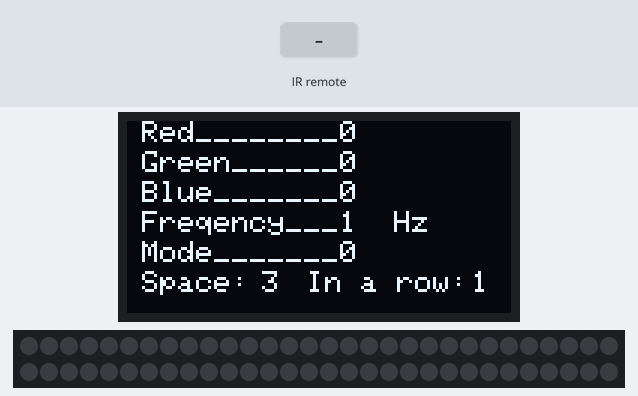
A sketch run on a simulated ESP32. On the bench: 128×64 one-colour display, 60 RGB LEDs in strip order, left to right, continuing on the next row. The inputs (shaded band) are chosen by the test bench. What the sketch prints to the serial monitor is not drawn.

Above: at 5.2 s.
5.3 s: infrared code 0x15 received
At 7.3 s:
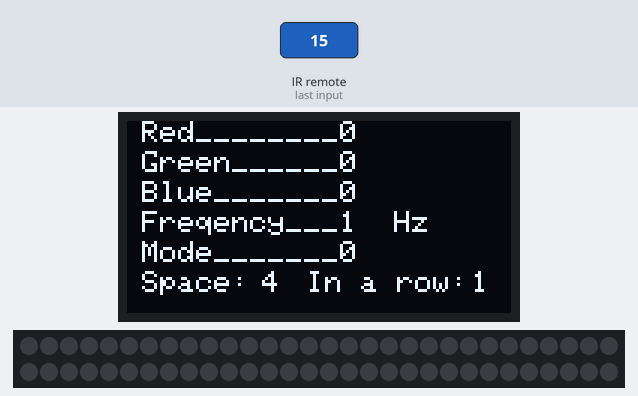
7.6 s: infrared code 0x16 received
At 8.8 s:
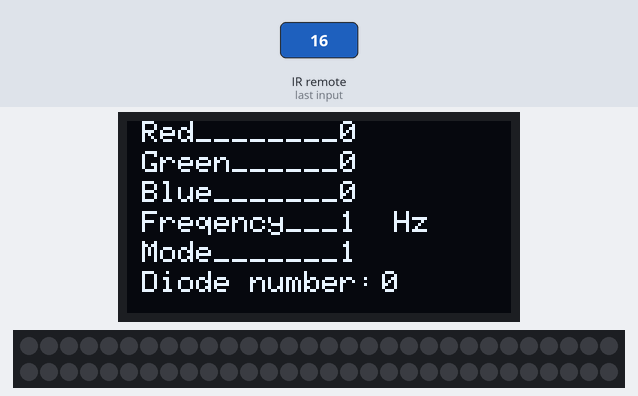
Timing chart, 0 to 10.6 s (numbered marks = the images above; inputs shaded):
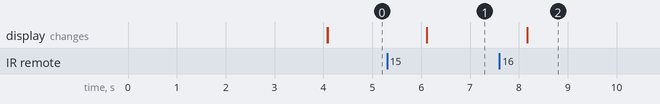

Measured:
- after the input at 5.3 s, the display: changes after 0.81 s (image 1)
- after the input at 7.6 s, the display: changes after 0.57 s (image 2)

The sketch:

2nd.ino
```cpp
#include <IRremote.h>
#include "Freenove_WS2812_Lib_for_ESP32.h"
#include <SPI.h>
#include <Wire.h>
#include <Adafruit_GFX.h>
#include <Adafruit_SSD1306.h>
#include <Adafruit_I2CDevice.h>


#define MAX_Col_Val 255
#define LEDS_COUNT  60
#define LEDS_PIN  2
#define CHANNEL   0
Freenove_ESP32_WS2812 strip = Freenove_ESP32_WS2812(LEDS_COUNT, LEDS_PIN, CHANNEL, TYPE_GRB); //Led strip setup

#define SCREEN_WIDTH 128
#define SCREEN_HEIGHT 64
#define OLED_RESET -1
Adafruit_SSD1306 display(SCREEN_WIDTH, SCREEN_HEIGHT, &Wire, OLED_RESET);   //display setup


const byte IR_RECEIVE_PIN = 15;   //ir reciver setup

int color[6][3]={{0, 0, 0}, {0, 255, 0}, {0, 0, 255}, {255, 255, 255},{255, 0, 0},{0, 0, 0}};
String menu_setup[5]={"Red________", "Green______", "Blue_______", "Freqency___   Hz","Mode_______"};
int col_nr=0;
int freq=1;
int bright=20;
int space=3;
int row=1;
int address=0;
int col_r=0;
int col_g=0;
int col_b=0;
char prev_button=' ';
bool pressed_bttn=0;
bool single_mode=0;


static const unsigned char PROGMEM logo16_glcd_bmp[] =   //Logo PolSl
{0xff, 0xff, 0xff, 0xff, 0xff, 0xff, 0xff, 0xff, 0xff, 0xff, 0xff, 0xff, 0xff, 0xff, 0xff, 0xff,
0xff, 0xff, 0xff, 0xff, 0xff, 0xff, 0xff, 0xff, 0xff, 0xff, 0xff, 0xfe, 0x03, 0xff, 0xff, 0xff,
0xff, 0xff, 0xff, 0xff, 0xff, 0xff, 0xff, 0xff, 0xff, 0xff, 0xff, 0xfc, 0x03, 0xff, 0xff, 0xff,
0xff, 0xff, 0xff, 0xff, 0xff, 0xff, 0xff, 0xff, 0xff, 0xff, 0xff, 0xfc, 0x03, 0xff, 0xff, 0xff,
0xff, 0xff, 0xff, 0xff, 0xff, 0xff, 0xff, 0xff, 0xff, 0xff, 0xf8, 0xfc, 0x03, 0xf9, 0xff, 0xff,
0xff, 0xff, 0xff, 0xff, 0xff, 0xff, 0xff, 0xff, 0xff, 0xff, 0xe0, 0xc0, 0x00, 0x70, 0x7f, 0xff,
0xff, 0xff, 0xff, 0xff, 0xff, 0xff, 0xff, 0xff, 0xff, 0xff, 0xc0, 0x00, 0x00, 0x00, 0x3f, 0xff,
0xff, 0xff, 0xff, 0xff, 0xff, 0xff, 0xff, 0xff, 0xff, 0xff, 0x80, 0x00, 0x00, 0x00, 0x1f, 0xff,
0xff, 0xff, 0xff, 0xff, 0xff, 0xff, 0xff, 0xff, 0xff, 0xff, 0xc0, 0x07, 0xfe, 0x00, 0x1f, 0xff,
0xff, 0xff, 0xff, 0xff, 0xff, 0xff, 0xff, 0xff, 0xff, 0xff, 0xc0, 0x3f, 0xff, 0x80, 0x1f, 0xff,
0xff, 0xff, 0xff, 0xff, 0xff, 0xff, 0xff, 0xff, 0xff, 0xff, 0x80, 0x78, 0x00, 0xf0, 0x0f, 0xff,
0xff, 0xff, 0xff, 0xff, 0xff, 0xff, 0xff, 0xff, 0xff, 0xff, 0x01, 0xc0, 0x60, 0x38, 0x07, 0xff,
0xff, 0xff, 0xff, 0xff, 0xff, 0xff, 0xff, 0xff, 0xff, 0xfe, 0x07, 0x83, 0xb0, 0x0e, 0x03, 0xff,
0xff, 0xff, 0xff, 0xff, 0xff, 0xff, 0xff, 0xff, 0xff, 0xe4, 0x0e, 0x07, 0x98, 0x07, 0x01, 0x3f,
0x81, 0xff, 0x27, 0x7f, 0xff, 0x3f, 0xfc, 0x9f, 0xff, 0xc0, 0x1c, 0x41, 0xfc, 0x11, 0x80, 0x3f,
0x9c, 0xff, 0x3e, 0x7f, 0xff, 0x3f, 0xff, 0x9f, 0xff, 0x80, 0x39, 0xe0, 0xf8, 0x78, 0xc0, 0x1f,
0x9c, 0xc3, 0x24, 0x21, 0xc3, 0x26, 0x4c, 0x99, 0x87, 0x80, 0x73, 0xb0, 0xf0, 0x5c, 0x60, 0x1f,
0x9c, 0x99, 0x26, 0x4c, 0x99, 0x12, 0x24, 0x93, 0x73, 0x00, 0xe3, 0x30, 0xf0, 0xc4, 0x30, 0x0f,
0x9c, 0x99, 0x26, 0x4c, 0x9f, 0x32, 0x64, 0x87, 0xc3, 0x00, 0xc2, 0x30, 0xf0, 0xc4, 0x38, 0x0f,
0x81, 0x99, 0x26, 0x40, 0x9f, 0x32, 0x64, 0x83, 0x93, 0x01, 0x83, 0xb0, 0xf0, 0x6e, 0x18, 0x0f,
0x9f, 0x99, 0x26, 0x4f, 0x9f, 0x32, 0x64, 0x93, 0x33, 0xc1, 0x83, 0xa0, 0xf8, 0x6e, 0x0c, 0x3f,
0x9f, 0x99, 0x26, 0x4c, 0x99, 0x32, 0x64, 0x99, 0x33, 0xc3, 0x07, 0xa1, 0xf0, 0x6e, 0x0c, 0x3f,
0x9f, 0xc3, 0x27, 0x21, 0xc3, 0x32, 0x64, 0x99, 0x83, 0x86, 0x0f, 0xb9, 0xfd, 0xdf, 0x06, 0x1f,
0xff, 0xff, 0xff, 0xff, 0xff, 0xff, 0xff, 0xff, 0xff, 0x86, 0x0f, 0xdf, 0xff, 0xbf, 0x06, 0x1f,
0xff, 0xff, 0xff, 0xff, 0xff, 0xff, 0xff, 0xff, 0xff, 0x86, 0x1f, 0xcf, 0xff, 0xbf, 0x83, 0x1f,
0xff, 0xff, 0xff, 0xff, 0xff, 0xff, 0xff, 0xff, 0xff, 0x8c, 0x3f, 0xe7, 0xfe, 0x7f, 0xc3, 0x0f,
0xff, 0xff, 0xff, 0xff, 0xff, 0xff, 0xff, 0xff, 0xfc, 0x0c, 0x7f, 0xf0, 0x00, 0xff, 0xe3, 0x01,
0xff, 0xff, 0xff, 0xff, 0xff, 0xff, 0xff, 0xff, 0xf8, 0x0c, 0xdf, 0xfc, 0x03, 0xff, 0xb3, 0x01,
0xff, 0xff, 0xff, 0xff, 0xff, 0xff, 0xff, 0xff, 0xf8, 0x0c, 0x1f, 0xff, 0xff, 0xff, 0x83, 0x01,
0xff, 0xff, 0xff, 0xff, 0xff, 0xff, 0xff, 0xff, 0xf8, 0x0c, 0x1f, 0xff, 0xff, 0xff, 0x81, 0x01,
0xff, 0xff, 0xe7, 0xff, 0xff, 0xff, 0xff, 0xff, 0xf8, 0x0c, 0x1f, 0xfd, 0xfb, 0xff, 0xc1, 0x01,
0xff, 0xff, 0xcf, 0xff, 0xff, 0xff, 0xff, 0xff, 0xf8, 0x0c, 0x3f, 0xfd, 0xfb, 0xff, 0xc3, 0x01,
0xff, 0xff, 0xff, 0xff, 0xff, 0xff, 0xff, 0xff, 0xf8, 0x0c, 0x37, 0xfd, 0xf9, 0x7f, 0xe3, 0x01,
0xff, 0xff, 0x83, 0x3f, 0xff, 0x9f, 0xff, 0xff, 0xf8, 0x0c, 0x67, 0xe8, 0xf9, 0x7f, 0x63, 0x01,
0xff, 0xff, 0x39, 0x3f, 0xff, 0x9f, 0xff, 0xff, 0xff, 0x8c, 0xce, 0xe3, 0xfc, 0x7f, 0x13, 0x0f,
0xff, 0xff, 0x3f, 0x30, 0xe1, 0x99, 0x87, 0xff, 0xff, 0x84, 0x0e, 0x8f, 0xff, 0x9f, 0x03, 0x1f,
0xff, 0xff, 0x0f, 0x2e, 0x4c, 0x93, 0x73, 0xff, 0xff, 0x86, 0x0d, 0xbf, 0xff, 0xdb, 0x82, 0x1f,
0xff, 0xff, 0x83, 0x38, 0x47, 0x87, 0xc3, 0xff, 0xff, 0xc2, 0x18, 0x3c, 0xf3, 0xc1, 0x86, 0x1f,
0xff, 0xff, 0xe1, 0x32, 0x61, 0x83, 0x93, 0xff, 0xff, 0xc3, 0x10, 0x79, 0xf9, 0xc0, 0xcc, 0x3f,
0xff, 0xff, 0xf9, 0x26, 0x78, 0x93, 0x33, 0xff, 0xff, 0xc3, 0x03, 0x63, 0xfc, 0x6e, 0x0c, 0x3f,
0xff, 0xff, 0x39, 0x26, 0x4c, 0x99, 0x33, 0xff, 0xff, 0x81, 0x81, 0xc1, 0xf8, 0x38, 0x18, 0x0f,
0xff, 0xff, 0x83, 0x30, 0x61, 0x99, 0x83, 0xff, 0xff, 0x00, 0xc7, 0xec, 0xf3, 0x7e, 0x18, 0x07,
0xff, 0xff, 0xff, 0xfe, 0xff, 0xff, 0xff, 0xff, 0xff, 0x00, 0xc5, 0xaf, 0xff, 0x5a, 0x30, 0x0f,
0xff, 0xff, 0xff, 0xfe, 0x7f, 0xff, 0xff, 0xff, 0xff, 0x80, 0x63, 0x2f, 0xff, 0x0c, 0x60, 0x0f,
0xff, 0xff, 0xff, 0xff, 0xff, 0xff, 0xff, 0xff, 0xff, 0x80, 0x30, 0x07, 0xfe, 0x00, 0xc0, 0x1f,
0xff, 0xff, 0xff, 0xff, 0xff, 0xff, 0xff, 0xff, 0xff, 0xc0, 0x18, 0x01, 0xf8, 0x01, 0x80, 0x1f,
0xff, 0xff, 0xff, 0xff, 0xff, 0xff, 0xff, 0xff, 0xff, 0xe0, 0x0e, 0x00, 0xf0, 0x03, 0x00, 0x3f,
0xff, 0xff, 0xff, 0xff, 0xff, 0xff, 0xff, 0xff, 0xff, 0xfc, 0x07, 0x00, 0x60, 0x0e, 0x03, 0x7f,
0xff, 0xff, 0xff, 0xff, 0xff, 0xff, 0xff, 0xff, 0xff, 0xfe, 0x01, 0xc0, 0x60, 0x3c, 0x07, 0xff,
0xff, 0xff, 0xff, 0xff, 0xff, 0xff, 0xff, 0xff, 0xff, 0xff, 0x00, 0xf0, 0x00, 0x70, 0x0f, 0xff,
0xff, 0xff, 0xff, 0xff, 0xff, 0xff, 0xff, 0xff, 0xff, 0xff, 0x80, 0x3f, 0xdf, 0xc0, 0x1f, 0xff,
0xff, 0xff, 0xff, 0xff, 0xff, 0xff, 0xff, 0xff, 0xff, 0xff, 0xc0, 0x0f, 0xff, 0x00, 0x1f, 0xff,
0xff, 0xff, 0xff, 0xff, 0xff, 0xff, 0xff, 0xff, 0xff, 0xff, 0x80, 0x00, 0x00, 0x00, 0x1f, 0xff,
0xff, 0xff, 0xff, 0xff, 0xff, 0xff, 0xff, 0xff, 0xff, 0xff, 0x80, 0x00, 0x00, 0x00, 0x1f, 0xff,
0xff, 0xff, 0xff, 0xff, 0xff, 0xff, 0xff, 0xff, 0xff, 0xff, 0xe0, 0xc0, 0x00, 0x30, 0x7f, 0xff,
0xff, 0xff, 0xff, 0xff, 0xff, 0xff, 0xff, 0xff, 0xff, 0xff, 0xf8, 0xfc, 0x01, 0xf0, 0xff, 0xff,
0xff, 0xff, 0xff, 0xff, 0xff, 0xff, 0xff, 0xff, 0xff, 0xff, 0xff, 0xfc, 0x03, 0xff, 0xff, 0xff,
0xff, 0xff, 0xff, 0xff, 0xff, 0xff, 0xff, 0xff, 0xff, 0xff, 0xff, 0xfc, 0x03, 0xff, 0xff, 0xff,
0xff, 0xff, 0xff, 0xff, 0xff, 0xff, 0xff, 0xff, 0xff, 0xff, 0xff, 0xfc, 0x03, 0xff, 0xff, 0xff,
0xff, 0xff, 0xff, 0xff, 0xff, 0xff, 0xff, 0xff, 0xff, 0xff, 0xff, 0xff, 0xff, 0xff, 0xff, 0xff,
0xff, 0xff, 0xff, 0xff, 0xff, 0xff, 0xff, 0xff, 0xff, 0xff, 0xff, 0xff, 0xff, 0xff, 0xff, 0xff,
0xff, 0xff, 0xff, 0xff, 0xff, 0xff, 0xff, 0xff, 0xff, 0xff, 0xff, 0xff, 0xff, 0xff, 0xff, 0xff,
0xff, 0xff, 0xff, 0xff, 0xff, 0xff, 0xff, 0xff, 0xff, 0xff, 0xff, 0xff, 0xff, 0xff, 0xff, 0xff,
0xff, 0xff, 0xff, 0xff, 0xff, 0xff, 0xff, 0xff, 0xff, 0xff, 0xff, 0xff, 0xff, 0xff, 0xff, 0xff
};

void Menu()
{

  color[5][0]=col_r;
  color[5][1]=col_g;
  color[5][2]=col_b;
  int menu_data[5] ={color[col_nr][0], color[col_nr][1], color[col_nr][2],freq,single_mode};     //tutaj if z spaceem
  display.clearDisplay();   // Clear the buffer.
  for (int i=0;i<5;i++)
    {
    display.setCursor(5, 10*i);
    display.println(menu_setup[i]);
    display.setCursor(71, 10*i);
    display.println(menu_data[i]);
    }
  if  (single_mode==0)
  {
    display.setCursor(5, 50);
    display.println("Space:");
    display.setCursor(45, 50);
    display.println(space);
    display.setCursor(60, 50);
    display.println("In a row:" );
    display.setCursor(115, 50);
    display.println(row);
  }
  else
  {
    display.setCursor(5, 50);
    display.println("Diode number:");
    display.setCursor(85, 50);
    display.println(address);
  }
  display.display();
}


char Button()
{
   char button=' ';
   if (IrReceiver.decode())
   {
      switch(IrReceiver.decodedIRData.command)
      {
      case 69: button='1'; break; //1
      case 70: button='2'; break; //2
      case 71: button='3'; break; //3
      case 68: button='4'; break; //4
      case 64: button='5'; break; //5
      case 67: button='6'; break; //6
      case 7: button='7';  break; //7
      case 21: button='8'; break; //8
      case 9: button='9';  break; //9
      case 22: button='*'; break; //*
      case 25: button='0'; break; //0
      case 13: button='#';  break; //#
      case 24: button='u'; break;   //up
      case 8: button='l';  break;   //left
      case 28: button='k'; break;   //ok
      case 90: button='r'; break;   //right
      case 82: button='d'; break;   //down
      default:   break;
      }
      IrReceiver.resume();
   }
   return button;
}

void setup() {
  Serial.begin(9600);                         //OLED setup
  display.begin(SSD1306_SWITCHCAPVCC, 0x3C);   // init done

  display.clearDisplay();                                 // Clear the buffer.
  display.drawBitmap(0,0, logo16_glcd_bmp, 128,64,WHITE); // show logo polsl
  display.display();
  delay(4000);


  display.clearDisplay();                // Clear the buffer.
  display.setTextSize(1);               // Draw 2X-scale text
  display.setTextColor(SSD1306_WHITE);    //init data
  Menu();


  Serial.begin(115200);                     //IR Recive setup
  Serial.println("IR Receive test");
  IrReceiver.begin(IR_RECEIVE_PIN, ENABLE_LED_FEEDBACK);

  strip.begin();            //strip setup
  strip.setBrightness(bright);
}

void loop() {


  char button=Button();


  switch (button)
  {
    case 'u': if (freq >= 39) freq = 40; else freq++; break;
    case 'd': if (freq <= 2) freq = 1; else freq--; break;

    case 'r': if(single_mode==0)                                                            //jeżeli jesteśmy w trybie pojedynczej diody można strzałkami lewo/prawo sterować adresem diody
              if (col_nr >= 4) col_nr = 5; else col_nr++;
              else if (address >= LEDS_COUNT-1) address = LEDS_COUNT; else address++;                          ///tutej
              break;
    case 'l': if(single_mode==0)
              if (col_nr <= 1) col_nr = 0; else col_nr--;
              else if (address <= 1) address = 0; else address--;
              break;

    case '1': if (col_r >= MAX_Col_Val-1) col_r = MAX_Col_Val; else col_r++;  break;
    case '4': if (col_r <= 1) col_r = 0; else col_r--; break;

    case '2': if (col_g >= MAX_Col_Val-1) col_g = MAX_Col_Val; else col_g++; break;
    case '5': if (col_g <= 1) col_g = 0; else col_g--; break;

    case '3': if (col_b >= MAX_Col_Val-1) col_b = MAX_Col_Val; else col_b++; break;
    case '6': if(col_b <= 1) col_b = 0; else col_b--; break;

    case '8': if (space >= 10) space = 11; else space++;  break;
    case '0': if (space <= 2) space = 1; else space--; break;

    case '9': if (row >= 10) row = 11; else row++;  break;
    case '7': if (row <= 1) row = 1; else row--; break;

    case '#': pressed_bttn = !pressed_bttn; break;
    case '*': single_mode = !single_mode; break;
    case 'k': break;
    default:   break;
  }
  if(prev_button!=button){Menu();}


  if (not pressed_bttn){

    if (single_mode==0)
    {
      if (row==1)
        {
          for (int i = 0; i < LEDS_COUNT; i=i+space)
            {strip.setLedColorData(i, color[col_nr][0], color[col_nr][1], color[col_nr][2]);}    //pojedyncza dioda i przerwy
        }
        else
        {
          for (int i = 0; i < LEDS_COUNT; i=i+space+row){       //nie działa space i row coś się psuje, można dodać offset i sterowanie jedną diodą dla spaceu 60. np zamiast 11 przy if to 60 i wtedy jedna dioda
           for (int j = 0; j <= row; j++){strip.setLedColorData(i+j, color[col_nr][0], color[col_nr][1], color[col_nr][2]);}}    //rząd diód i przerwy
        }
        strip.show();
        delay(500/freq);

        for (int i = 0; i < LEDS_COUNT; i++)
          {strip.setLedColorData(i,color[0][0], color[0][1], color[0][2]);}   //wyłączanie diód
        strip.show();
        delay(500/freq);
    }
    else
    {
      strip.setLedColorData(address, color[col_nr][0], color[col_nr][1], color[col_nr][2]);   //Zapalenie pojedynczej diody o danym adresie oraz danym kolorze
      strip.show();
      delay(500/freq);

      strip.setLedColorData(address,color[0][0], color[0][1], color[0][2]);   //wyłączanie diód
      strip.show();
      delay(500/freq);
    }}

  prev_button=button;
 }
```
